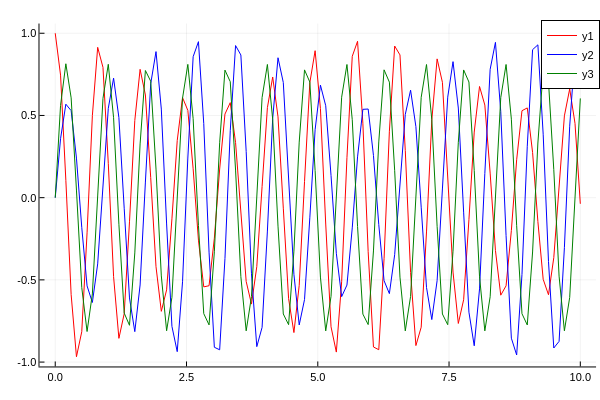

Notebook source saved alongside this figure:
### Code cell
# using Plots
# tsamp = LinRange(tspan[1],tspan[2],Nt)
plot(tsamp,x0_soln[1,:],color=:red)#,label=permutedims(mylabel1),ls=:dot, linewidth=2)
plot!(tsamp,x0_soln[2,:],color=:blue)
plot!(tsamp,x0_soln[3,:],color=:green)

plot(tsamp,x1_soln[1,:],color=:red)#,label=permutedims(mylabel1),ls=:dot, linewidth=2)
plot!(tsamp,x1_soln[2,:],color=:blue)
plot!(tsamp,x1_soln[3,:],color=:green)

# plot(tsamp,x0_noJ2_soln[1,:],color=:red)#,label=permutedims(mylabel1),ls=:dot, linewidth=2)
# plot!(tsamp,x0_noJ2_soln[2,:],color=:blue)
# plot!(tsamp,x0_noJ2_soln[3,:],color=:green)

# plot!(tsamp,x1_noJ2_soln[1,:],color=:red)#,label=permutedims(mylabel1),ls=:dot, linewidth=2)
# plot!(tsamp,x1_noJ2_soln[2,:],color=:blue)
# plot!(tsamp,x1_noJ2_soln[3,:],color=:green)
